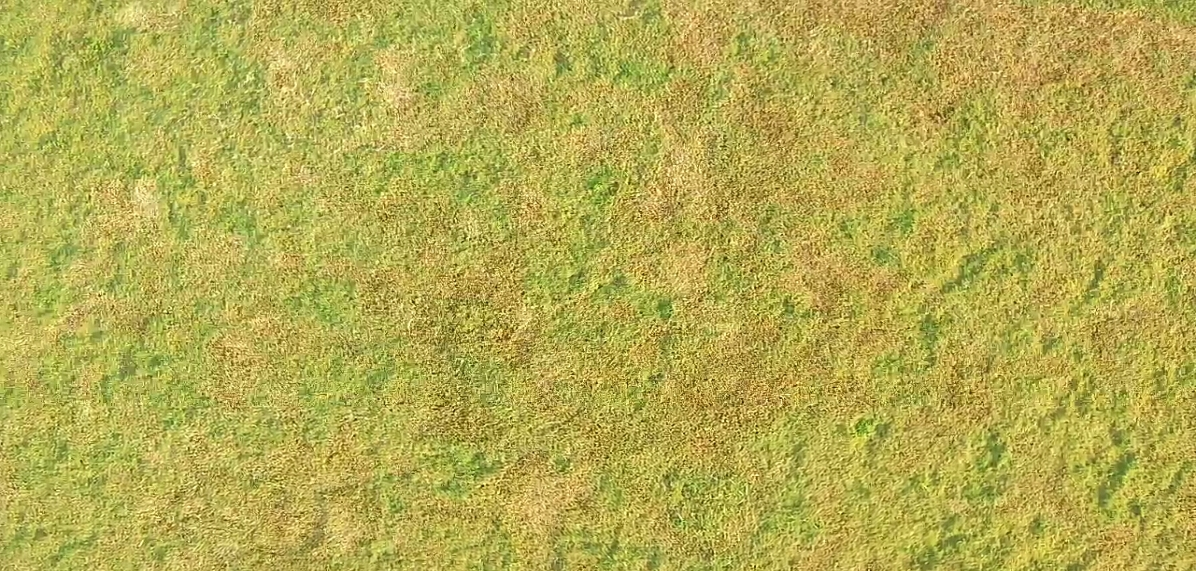
#> input picture 2020-UAV_Experiment_RealScenario/Timeliness&Privacy/pic5-4/150.jpg, 1196 x 571 px, found by its file name
$ python color_hsv.py
#> lines starting #> are read from the running program, lines starting #| are printed output that depends on the picture
import cv2
import os
path = os.getcwd() + '/pic2/' + str(150)+'.jpg'
img = cv2.imread(path)
#> img is the input picture: shape (571, 1196, 3); mean B, G, R 81.1, 172.2, 181.2
gray = cv2.cvtColor(img, cv2.COLOR_BGR2GRAY)
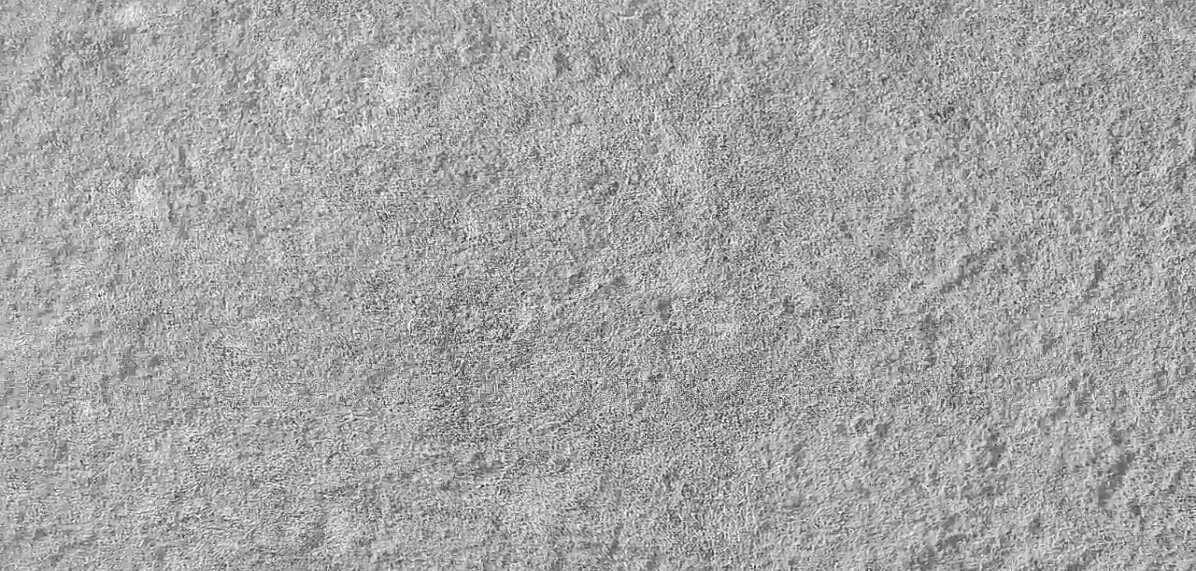
#> gray: shape (571, 1196); min 35, max 247, mean 164.5
hsv = cv2.cvtColor(img, cv2.COLOR_BGR2HSV)
#> hsv: shape (571, 1196, 3); mean H, S, V 27.4, 145.7, 182.5

# blueLower = np.array([90, 55, 160])
# blueUpper = np.array([120, 200, 255])

# 102 [144 125  98] 43 91
# 103 [168 130 130] 49 492
# 105 [163 162 128] 1057 203
# 109 [166 149 128] 1192 205
# 110 [168 166 132] 162 414
# 111 [175 169 126] 92 452
# 112 [181 174 131] 80 458

def mouse_click(event, x, y, flags, para):
    if event == cv2.EVENT_LBUTTONDOWN:  # 左边鼠标点击
        # x = 91
        # y = 43
        print('PIX:', x, y)
        print("BGR:", img[y, x])
        print("GRAY:", gray[y, x])
        print("HSV:", hsv[y, x])


if __name__ == '__main__':
    cv2.namedWindow("img")
    cv2.setMouseCallback("img", mouse_click)
    while True:
        cv2.imshow('img', img)
        if cv2.waitKey() == ord('q'):
#> (key q is pressed here)
            break
    cv2.destroyAllWindows()

$ run again, with 2020-UAV_Experiment_RealScenario/Timeliness&Privacy/pic5-4/107.jpg copied over 2020-UAV_Experiment_RealScenario/Timeliness&Privacy/pic5-4/150.jpg
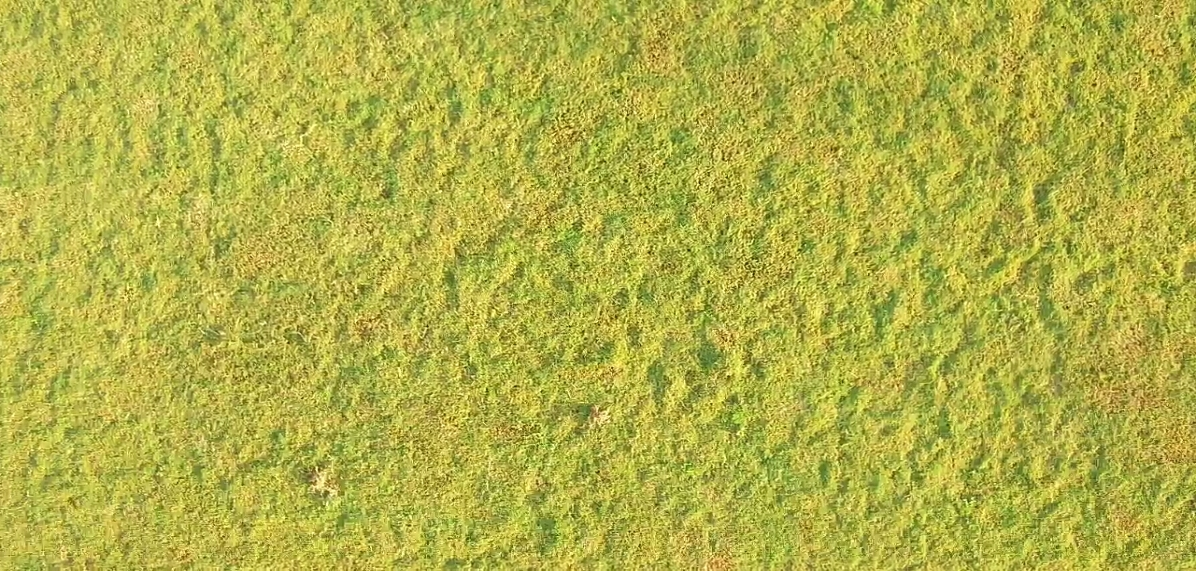
#> input picture 2020-UAV_Experiment_RealScenario/Timeliness&Privacy/pic5-4/107.jpg, 1196 x 571 px, found by its file name
#> img is the input picture: shape (571, 1196, 3); mean B, G, R 71.9, 177.2, 178.3
#> `gray = cv2.cvtColor(img, cv2.COLOR_BGR2GRAY)`:
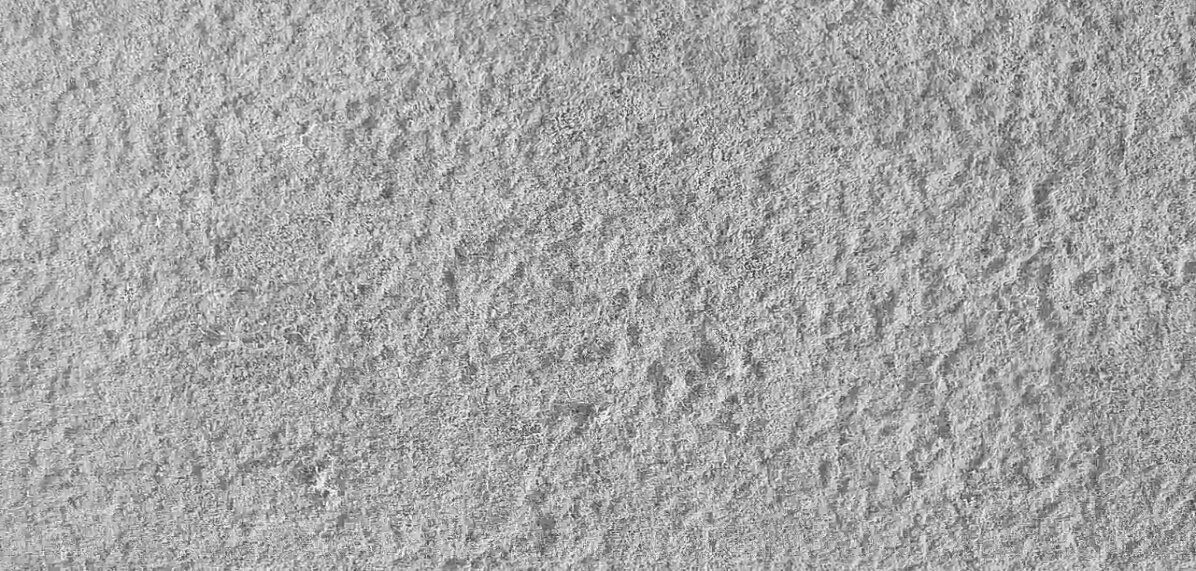
#> gray: shape (571, 1196); min 36, max 246, mean 165.5
#> hsv: shape (571, 1196, 3); mean H, S, V 29.8, 157.6, 181

$ run again, with 2020-UAV_Experiment_RealScenario/Timeliness&Privacy/pic5-4/12.jpg copied over 2020-UAV_Experiment_RealScenario/Timeliness&Privacy/pic5-4/150.jpg
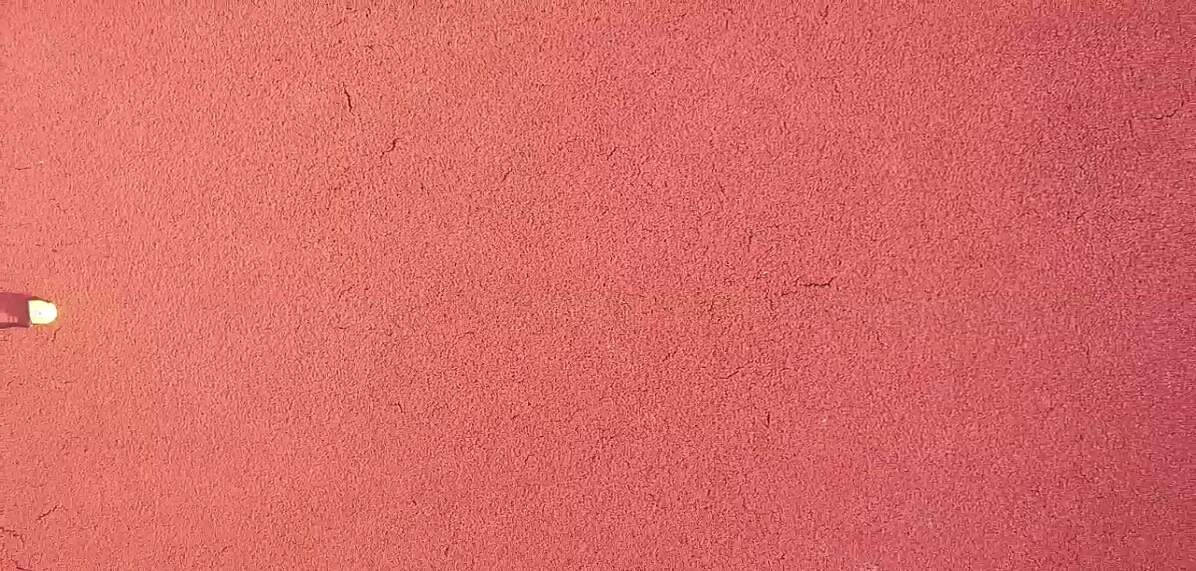
#> input picture 2020-UAV_Experiment_RealScenario/Timeliness&Privacy/pic5-4/12.jpg, 1196 x 571 px, found by its file name
#> img is the input picture: shape (571, 1196, 3); mean B, G, R 102.1, 106.9, 215.8
#> `gray = cv2.cvtColor(img, cv2.COLOR_BGR2GRAY)`:
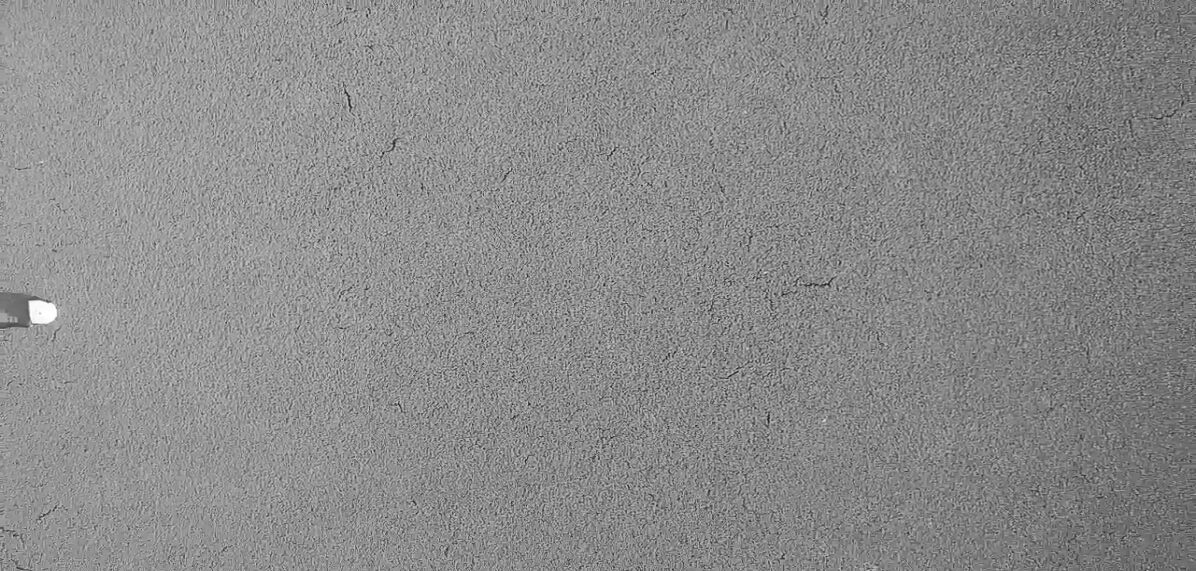
#> gray: shape (571, 1196); min 29, max 255, mean 138.9
#> hsv: shape (571, 1196, 3); mean H, S, V 40.9, 137, 215.8

$ run again, with 2020-UAV_Experiment_RealScenario/Timeliness&Privacy/pic5-4/129.jpg copied over 2020-UAV_Experiment_RealScenario/Timeliness&Privacy/pic5-4/150.jpg
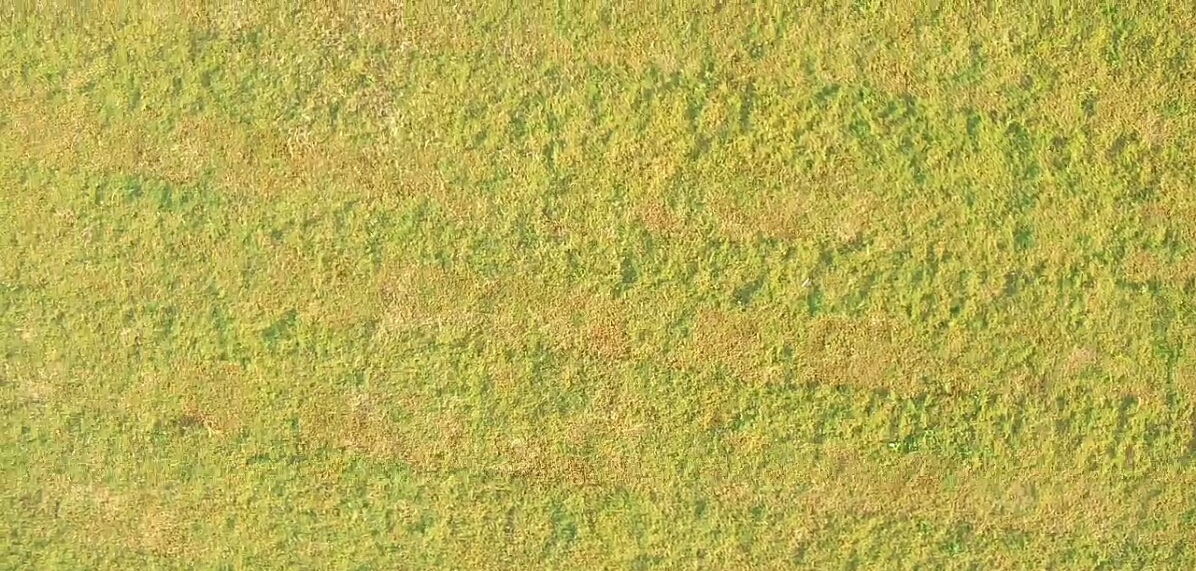
#> input picture 2020-UAV_Experiment_RealScenario/Timeliness&Privacy/pic5-4/129.jpg, 1196 x 571 px, found by its file name
#> img is the input picture: shape (571, 1196, 3); mean B, G, R 80.8, 174.7, 183.5
#> `gray = cv2.cvtColor(img, cv2.COLOR_BGR2GRAY)`:
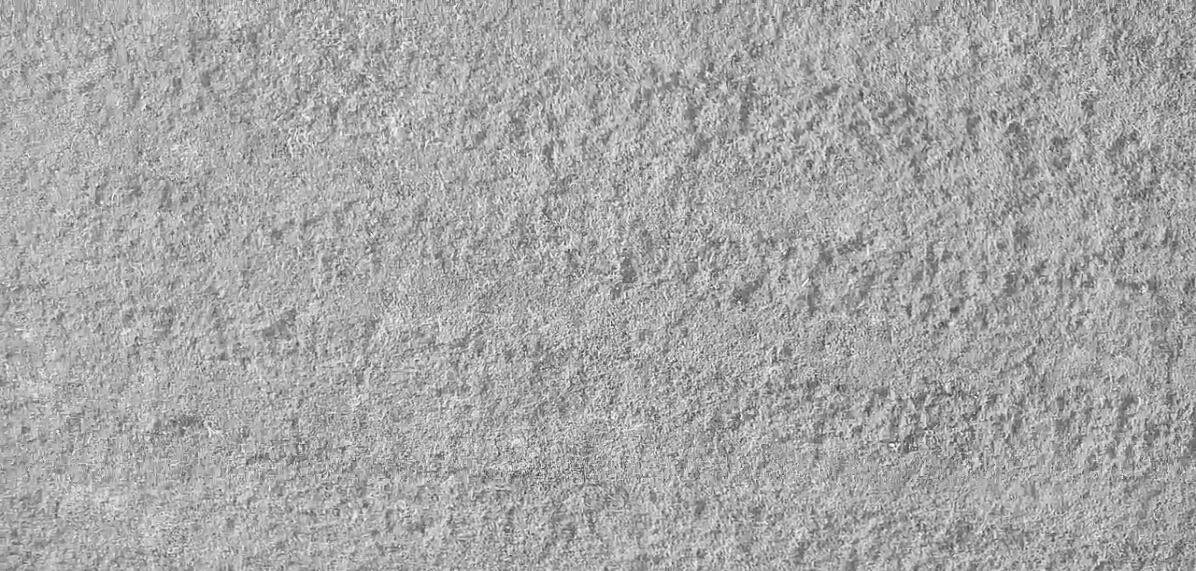
#> gray: shape (571, 1196); min 53, max 249, mean 166.6
#> hsv: shape (571, 1196, 3); mean H, S, V 27.5, 146, 184.2
